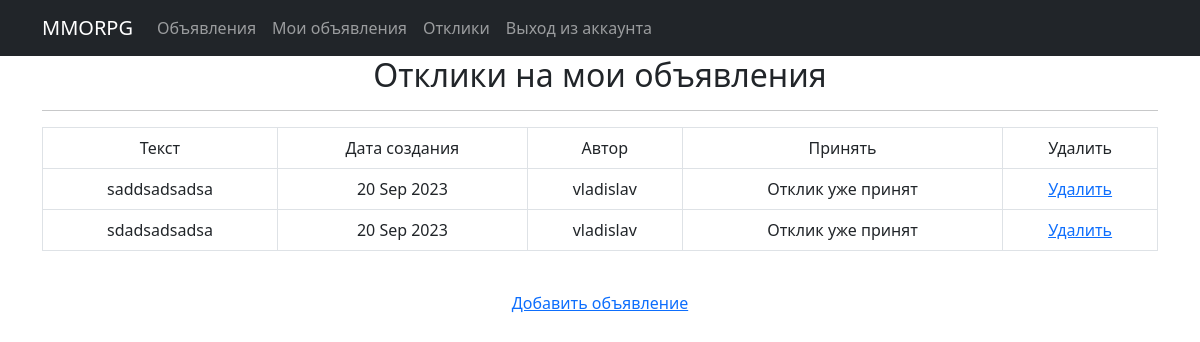
The app's page /user_replies/ (signed in), older data.
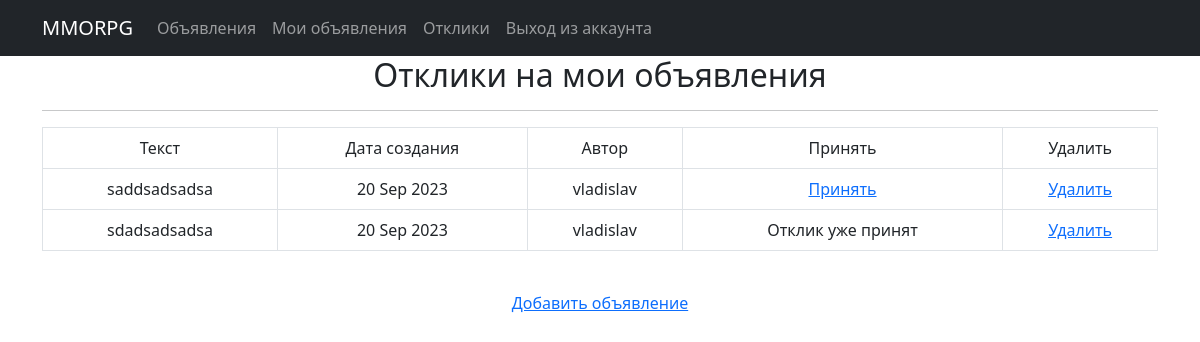
The same page, newer data.
### mmo/models.py (models this page shows, shortened)
class Reply(models.Model):
    reply_text = models.TextField()
    time_create = models.DateTimeField(auto_now_add=True)
    user = models.ForeignKey(User, on_delete=models.CASCADE, null=True)
    post = models.ForeignKey(Post, on_delete=models.CASCADE, null=True)
    accepted = models.BooleanField(default=False)

### mmo/views.py (the view)
# urls.py: path('user_replies/', user_replies, name='user_replies'),
@login_required
def user_replies(request):
    current_user = request.user
    posts = Post.objects.filter(user=current_user).order_by('-time_create')
    replies = Reply.objects.filter(post__user = current_user)
    return render(request, 'user_replies.html', {'posts': posts, 'replies': replies})

### templates/user_replies.html (shortened to what this page needs)
{% extends 'flatpages/default.html' %}
{% block content %}
    <h2 style="text-align: center;">Отклики на мои объявления</h2>
    <hr>
        {% if replies %}
        <table class="table table-bordered">
            <tr>
                <td>Текст</td>
                <td>Дата создания</td>
                <td>Автор</td>
                <td>Принять</td>
                <td>Удалить</td>
            </tr>
            {% for reply in replies %}
            <tr>
                <td>{{ reply.reply_text }}</a></td>
                <td>{{ reply.time_create|date:'d M Y' }}</td>
                <td>{{ reply.user }}</td>
                <td>
                    {% if reply.accepted %}
                        Отклик уже принят
                    {% else %}
                    <a href="{% url 'accept_reply' reply.id %}">Принять</a>
                    {% endif %}
                </td>
                <td><a href="{% url 'reply_delete' reply.id %}">Удалить</a></td>
            </tr>
            {% endfor %}
        </table>
        {% else %}
        <h2>У вас нет объявлений, Вы можете добавить новое</h2>
        {% endif %}
    <br>
    <a href="{% url 'post_create' %}">Добавить объявление</a>
{% endblock content %}

Row changes from the older to the newer data that the page shows:
changed Reply "saddsadsadsa": accepted "Отклик уже принят" → "Принять"
